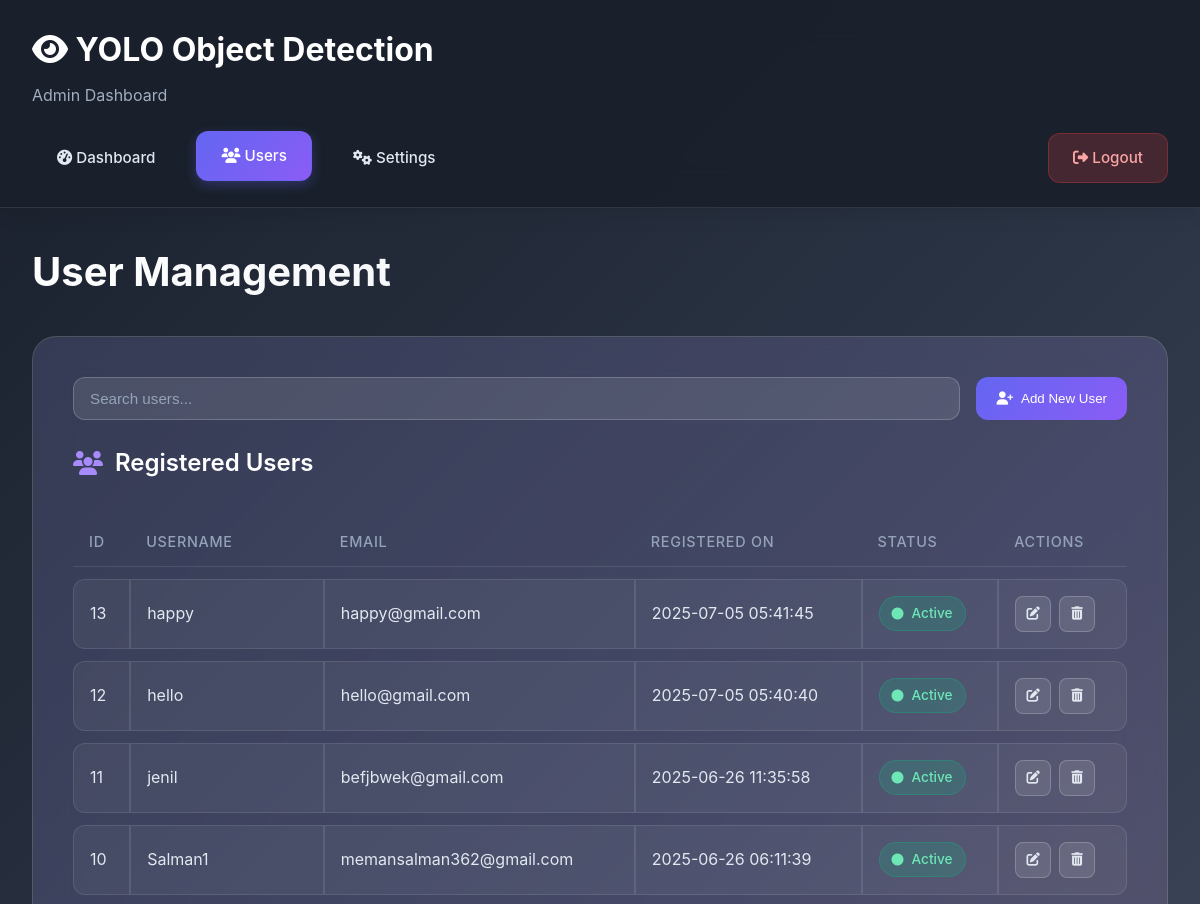
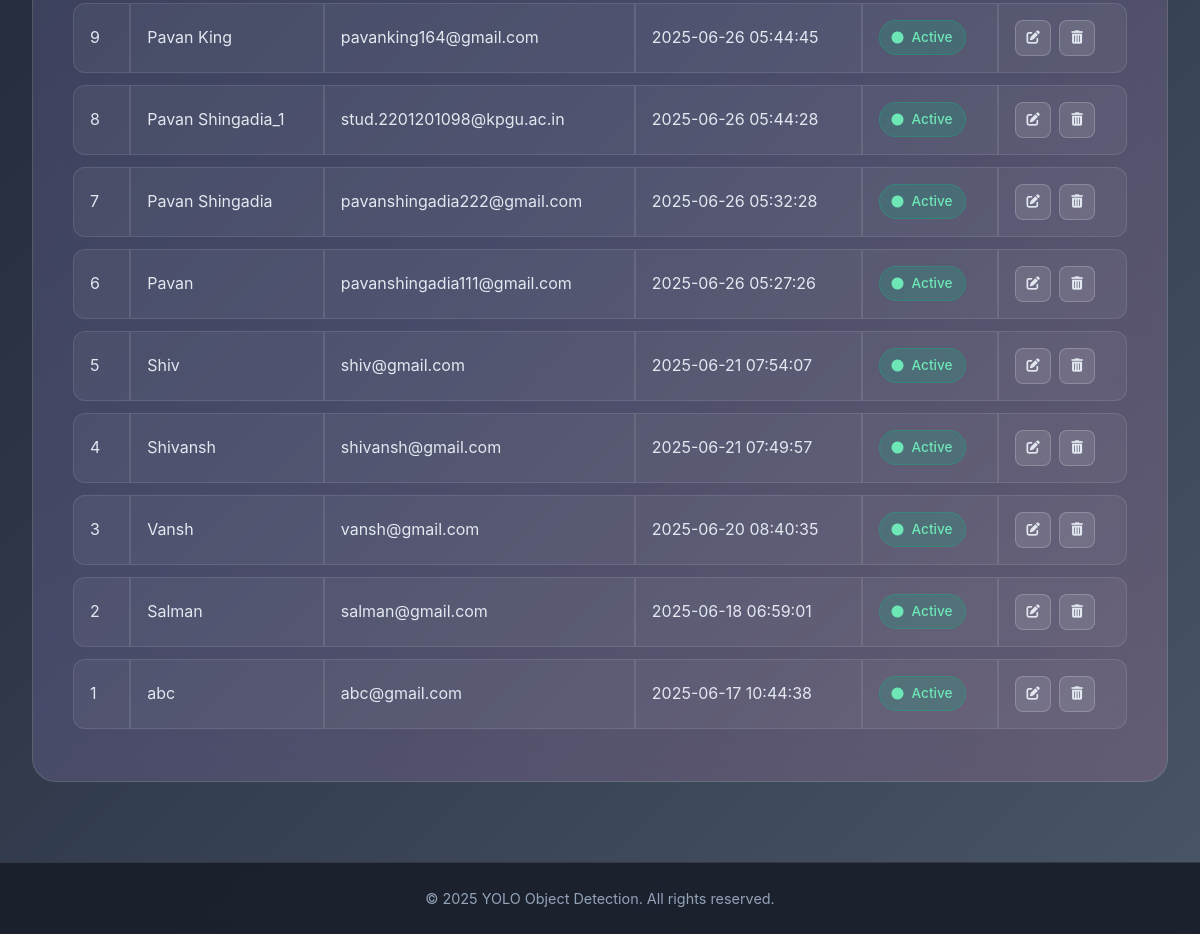
Screenshot of /admin/users (signed in) with the database file from the repository (2 pictures, top to bottom).
### tables this page shows
CREATE TABLE "users" (id INTEGER PRIMARY KEY AUTOINCREMENT, username TEXT NOT NULL UNIQUE, email TEXT NOT NULL UNIQUE, password TEXT, profile_image TEXT, google_id TEXT UNIQUE, auth_provider TEXT DEFAULT 'local', created_at TIMESTAMP DEFAULT CURRENT_TIMESTAMP, updated_at TIMESTAMP DEFAULT CURRENT_TIMESTAMP);

### webapp.py (the view)
@app.route('/admin/users')
@admin_required
def admin_users():
    from db import get_all_users
    users = get_all_users()
    current_year = datetime.now().year
    return render_template('admin_users.html', users=users, current_year=current_year)

### db.py (called while the page is built)
def get_db_connection():
    try:
        conn = sqlite3.connect(DB_PATH)
        conn.row_factory = sqlite3.Row  # This enables column access by name
        return conn
    except sqlite3.Error as err:
        print(f"Error connecting to SQLite database: {err}")
        return None

def get_all_users():
    conn = get_db_connection()
    if not conn:
        return []
    try:
        cursor = conn.cursor()
        cursor.execute("SELECT id, username, email, profile_image, created_at FROM users ORDER BY created_at DESC")
        users = [dict(user) for user in cursor.fetchall()]
        return users
    except sqlite3.Error as err:
        print(f"Error fetching users: {err}")
        return []
    finally:
        conn.close()

### webapp.py (called while the page is built, shortened)
@app.before_request
def check_authentication():
    app.logger.debug(f"check_authentication: Endpoint: {request.endpoint}, Session keys: {list(session.keys())}, Is authenticated: {current_user.is_authenticated}")
    if request.endpoint in public_routes:
        app.logger.debug(f"check_authentication: Public route, returning.")
        return
    if 'admin_id' in session and request.endpoint.startswith('admin_'):
        app.logger.debug(f"check_authentication: Admin session found for admin route, returning.")
        return

@app.after_request
def add_security_headers(response):
    response.headers['Cache-Control'] = 'no-store'
    response.headers['Pragma'] = 'no-cache'
    response.headers['Expires'] = '0'
    response.headers['X-Frame-Options'] = 'SAMEORIGIN'
    response.headers['X-Content-Type-Options'] = 'nosniff'
    response.headers['X-XSS-Protection'] = '1; mode=block'
    return response

def admin_required(view_func):
    @functools.wraps(view_func)
    def wrapped_view(*args, **kwargs):
        if 'admin_id' not in session:
            return redirect(url_for('admin_login'))
        return view_func(*args, **kwargs)
    return wrapped_view

### templates/admin_users.html (shortened to what this page needs)
<!DOCTYPE html>
<html lang="en">
  <head>
    <link
      rel="stylesheet"
      href="{{ url_for('static', filename='css/style1.css') }}"
    />
    <link
      rel="stylesheet"
      href="https://cdnjs.cloudflare.com/ajax/libs/font-awesome/6.4.0/css/all.min.css"
    />
  </head>
  <body>
    <div class="container">
      <header class="header admin-header">
        <h1><i class="fas fa-eye"></i> YOLO Object Detection</h1>
        <p>Admin Dashboard</p>
        <div class="admin-nav">
          <a href="{{ url_for('admin_dashboard') }}"
            ><i class="fas fa-tachometer-alt"></i> Dashboard</a
          >
          <a href="{{ url_for('admin_users') }}" class="active"
            ><i class="fas fa-users"></i> Users</a
          >
          <a href="{{ url_for('admin_settings') }}"
            ><i class="fas fa-cogs"></i> Settings</a
          >
          <a href="{{ url_for('admin_logout') }}" class="logout-btn"
            ><i class="fas fa-sign-out-alt"></i> Logout</a
          >
        </div>
      </header>
      <main class="main-content">
        <div class="admin-dashboard">
          <h2>User Management</h2>
          <div class="users-section">
            <div class="user-search">
              <input
                type="text"
                class="search-input"
                placeholder="Search users..."
              />
              <button class="add-user-btn">
                <i class="fas fa-user-plus"></i> Add New User
              </button>
            </div>
            <h3><i class="fas fa-users"></i> Registered Users</h3>
            {% if users %}
            <div class="table-responsive">
              <table class="users-table">
                <thead>
                  <tr>
                    <th>ID</th>
                    <th>Username</th>
                    <th>Email</th>
                    <th>Registered On</th>
                    <th>Status</th>
                    <th>Actions</th>
                  </tr>
                </thead>
                <tbody>
                  {% for user in users %}
                  <tr>
                    <td>{{ user.id }}</td>
                    <td>{{ user.username }}</td>
                    <td>{{ user.email }}</td>
                    <td>{{ user.created_at }}</td>
                    <td>
                      <span class="user-status active">
                        <i class="fas fa-circle"></i> Active
                      </span>
                    </td>
                    <td>
                      <div class="user-actions">
                        <button class="user-action-btn edit" title="Edit User">
                          <i class="fas fa-edit"></i>
                        </button>
                        <button
                          class="user-action-btn delete"
                          title="Delete User"
                        >
                          <i class="fas fa-trash-alt"></i>
                        </button>
                      </div>
                    </td>
                  </tr>
                  {% endfor %}
                </tbody>
              </table>
            </div>
            {% else %}
            <div class="no-users">
              <i class="fas fa-users"></i> No users found in the database.
            </div>
            {% endif %}
          </div>
        </div>
      </main>
      <footer class="admin-footer">
        <p>&copy; {{ current_year }} YOLO Object Detection. All rights reserved.</p>
      </footer>
    </div>
  </body>
</html>

### static/css/style1.css (style rules this page uses)
* { margin: 0; padding: 0; box-sizing: border-box; }
body { font-family: "Inter", "Segoe UI", Tahoma, Geneva, Verdana, sans-serif; line-height: 1.6; color: #2d3748; background: linear-gradient(135deg, #1a202c 0%, #2d3748 50%, #4a5568 100%); min-height: 100vh; overflow-x: hidden; }
.container { max-width: 1400px; margin: 0 auto; padding: 0; min-height: 100vh; display: flex; flex-direction: column; }
.admin-header { background: rgba(26, 32, 44, 0.95); backdrop-filter: blur(20px); border-bottom: 1px solid rgba(255, 255, 255, 0.1); padding: 1.5rem 2rem; text-align: left; position: sticky; top: 0; z-index: 1000; box-shadow: 0 4px 20px rgba(0, 0, 0, 0.1); }
.admin-header h1 { font-size: 2rem; margin-bottom: 0.5rem; color: #ffffff; text-shadow: none; font-weight: 700; }
.admin-header p { color: #a0aec0; font-size: 1rem; margin-bottom: 1.5rem; font-weight: 400; }
.admin-nav { display: flex; gap: 1rem; flex-wrap: wrap; align-items: center; }
.admin-nav a { color: #e2e8f0; text-decoration: none; padding: 0.75rem 1.5rem; border-radius: 12px; transition: all 0.3s cubic-bezier(0.4, 0, 0.2, 1); font-weight: 500; font-size: 0.95rem; border: 1px solid transparent; position: relative; overflow: hidden; }
.admin-nav a::before { content: ""; position: absolute; top: 0; left: -100%; width: 100%; height: 100%; background: linear-gradient( 90deg, transparent, rgba(255, 255, 255, 0.1), transparent ); transition: left 0.5s; }
.admin-nav a:hover, .admin-nav a.active { background: rgba(99, 102, 241, 0.2); border-color: rgba(99, 102, 241, 0.3); color: #ffffff; transform: translateY(-2px); box-shadow: 0 4px 12px rgba(99, 102, 241, 0.3); }
.admin-nav a.active { background: linear-gradient(135deg, #6366f1, #8b5cf6); color: #ffffff; }
.logout-btn { margin-left: auto; background: rgba(239, 68, 68, 0.2) !important; border-color: rgba(239, 68, 68, 0.3) !important; color: #fca5a5 !important; }
.main-content { flex: 1; padding: 2rem; }
.admin-dashboard h2 { color: #ffffff; font-size: 2.5rem; margin-bottom: 2rem; font-weight: 700; background: linear-gradient(135deg, #ffffff, #e2e8f0); -webkit-background-clip: text; -webkit-text-fill-color: transparent; background-clip: text; }
.admin-footer { background: rgba(26, 32, 44, 0.95); backdrop-filter: blur(20px); border-top: 1px solid rgba(255, 255, 255, 0.1); text-align: center; padding: 1.5rem 2rem; margin-top: auto; }
.admin-footer p { color: #94a3b8; font-size: 0.9rem; font-weight: 400; }
.admin-dashboard > * { animation: fadeInUp 0.6s ease-out; }
.admin-dashboard > *:nth-child(2) { animation-delay: 0.1s; }
@media (max-width: 1200px) { .container { max-width: 100%; } }

### rows the page displays
users: id "13", username "happy", email "happy@gmail.com", created_at "2025-07-05 05:41:45"
users: id "12", username "hello", email "hello@gmail.com", created_at "2025-07-05 05:40:40"
users: id "11", username "jenil", email "befjbwek@gmail.com", created_at "2025-06-26 11:35:58"
users: id "10", username "Salman1", email "memansalman362@gmail.com", created_at "2025-06-26 06:11:39"
users: id "9", username "Pavan King", email "pavanking164@gmail.com", created_at "2025-06-26 05:44:45"
users: id "8", username "Pavan Shingadia_1", email "stud.2201201098@kpgu.ac.in", created_at "2025-06-26 05:44:28"
users: id "7", username "Pavan Shingadia", email "pavanshingadia222@gmail.com", created_at "2025-06-26 05:32:28"
users: id "6", username "Pavan", email "pavanshingadia111@gmail.com", created_at "2025-06-26 05:27:26"
users: id "5", username "Shiv", email "shiv@gmail.com", created_at "2025-06-21 07:54:07"
users: id "4", username "Shivansh", email "shivansh@gmail.com", created_at "2025-06-21 07:49:57"
users: id "3", username "Vansh", email "vansh@gmail.com", created_at "2025-06-20 08:40:35"
users: id "2", username "Salman", email "salman@gmail.com", created_at "2025-06-18 06:59:01"
users: id "1", username "abc", email "abc@gmail.com", created_at "2025-06-17 10:44:38"
